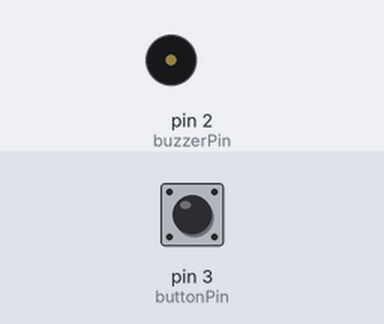
The sketch below on a simulated Arduino Uno, built with avr-gcc and run on an emulated ATmega328P. Parts: buzzer (waves = sounding, pin HIGH). Inputs (shaded band) come from the test bench; at power-on: pin 3 (buttonPin) HIGH.

Above: at 1.2 s.
1.3 s: pin 3 (buttonPin) pulled LOW for 0.15 s
At 1.37 s:
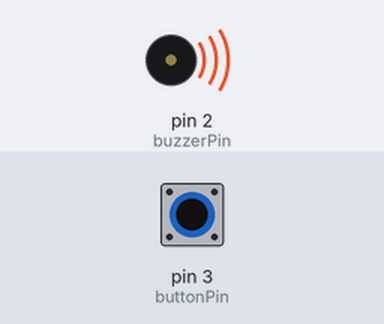
2.9 s: pin 3 (buttonPin) pulled LOW for 3.2 s
At 7.4 s:
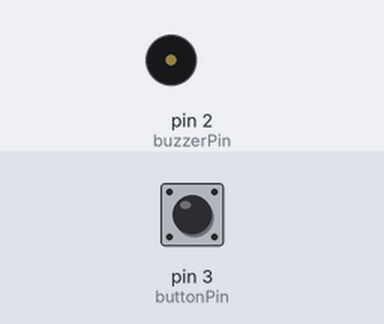
Timing chart, 0 to 8.9 s (numbered marks = the images above; inputs shaded):
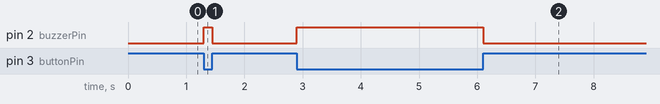

Measured:
- after the input at 1.3 s, pin 2 (buzzerPin): LOW → HIGH at once, → LOW 0.15 s later
- after the input at 2.9 s, pin 2 (buzzerPin): LOW → HIGH at once, → LOW 3.2 s later

The sketch:

sw___buz.ino
```cpp
int buzzerPin = 2;
int buttonPin = 3;

void setup()
{
  pinMode(buzzerPin, OUTPUT);
  pinMode(buttonPin, INPUT_PULLUP);
}

void loop()
{
  if (digitalRead(buttonPin) == LOW) {
    digitalWrite(buzzerPin, HIGH);
  } else {
    digitalWrite(buzzerPin, LOW);
  }
}
```
